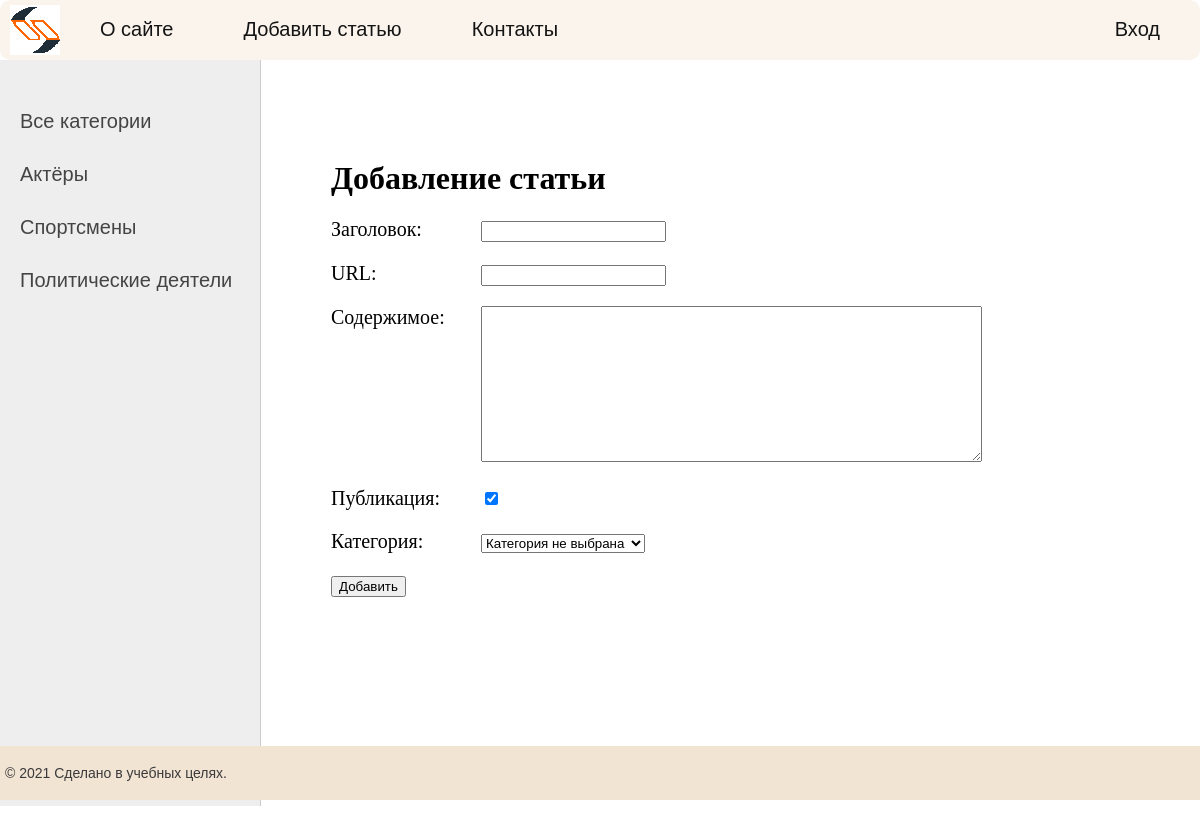
/add_page/, run on the app's committed database.
### mens/models.py (models this page shows)
class Category(models.Model):
    name = models.CharField(max_length=100, db_index=True)
    slug = models.SlugField(max_length=255, unique=True, db_index=True, verbose_name="URL")
    def __str__(self):
        return self.name
    def get_absolute_url(self):
        return reverse('category', kwargs={'cat_id': self.pk})
    class Meta:
        verbose_name = 'Category'
        ordering = ['id']

### mens/views.py (the view)
# urls.py: path('add_page/', addpage, name = 'add_page'),
def addpage(request):
    if request.method == 'POST':
        form = AddPostForm(request.POST)
        if form.is_valid():
            print(form.cleaned_data)
    else:
        form = AddPostForm()
    return render(request, 'mens/addpage.html', {'form' : form, 'menu': menu, 'title' : 'Добавление статьи'})

### mens/forms.py
class AddPostForm(forms.Form):
    title = forms.CharField(max_length=255, label="Заголовок")
    slug = forms.SlugField(max_length=255, label="URL")
    content = forms.CharField(widget=forms.Textarea(attrs={'cols' : 60, 'rows' : 10}), label="Содержимое")
    is_published = forms.BooleanField(label="Публикация", required=False, initial=True)
    cat = forms.ModelChoiceField(queryset=Category.objects.all(), label="Категория", empty_label="Категория не выбрана")

### mens/templatetags/mens_tags.py (called while the page is built)
@register.inclusion_tag('mens/list_categories.html')
def show_categories(sort=None, cat_celected=0):
    if not sort:
        cats = Category.objects.all()
    else:
        cats = Category.objects.order_by(sort)
    return {'cats': cats, 'cat_celected': cat_celected}

### mens/templates/mens/addpage.html (shortened to what this page needs)
{% extends 'mens/base.html' %}
{% block content %}
<h1>{{title}}</h1>
<form action="{% url 'add_page' %}" method="post">
    {% for f in form %}
    <p><label class="form-label" for="{{ f.id_for_label }}">{{f.label}}: </label>{{ f }} </p>
    {% endfor %}
    <button type="submit">Добавить</button>
</form>
{% endblock %}

### mens/templates/mens/list_categories.html
{% for c in cats %}
	{% if c.pk == cat_celected %}
	<li class="selected">{{c.name}}</li>
	{% else %}
	<li><a href="{{ c.get_absolute_url }}">{{c.name}}</a></li>
	{% endif %}
{% endfor %}

### mens/static/mens/css/styles.css (style rules this page uses)
html, body { font-family: 'Arial'; margin: 0; padding: 0; height: 100%; width: 100%; color: #444; }
a { color: #0059b2; text-decoration: none; }
.left-chapters ul li { margin: 30px 0 0 0; color: #999; }
.left-chapters ul li a { color: #444; text-decoration: none; }
.content-text h1 { font-size: 32px; }
.form-label { display: inline-block; min-width: 150px; vertical-align: top; }

### data on the page
Category: name "Актёры"
Category: name "Спортсмены"
Category: name "Политические деятели"

### other printed values
{{ m.title }} "О сайте" "Добавить статью" "Контакты"
{{ m.title }} "Вход"
{{ title }} "Добавление статьи"
{{ f.label }} "Заголовок" "URL" "Содержимое" "Публикация" "Категория"
